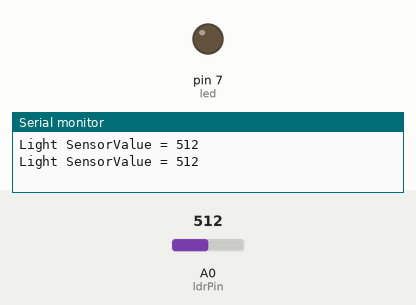
Recording of a sketch running on a simulated Arduino Uno, built with avr-gcc and run on an emulated ATmega328P. Shown: output pins drawn as LEDs (lit = HIGH), the last lines printed to the serial monitor. Inputs (shaded band) come from the test bench; at power-on: A0 (ldrPin) = 512.

Above: at 1.8 s.
1.9 s: A0 (ldrPin) set to 32
4.2 s: A0 (ldrPin) set to 27
At 7.0 s:
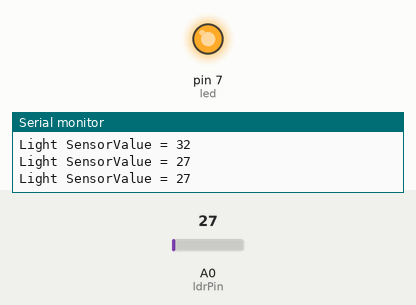
7.5 s: A0 (ldrPin) set to 122
At 9.3 s:
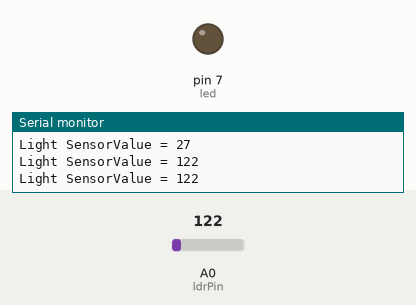
10.5 s: A0 (ldrPin) set to 20
At 12.9 s:
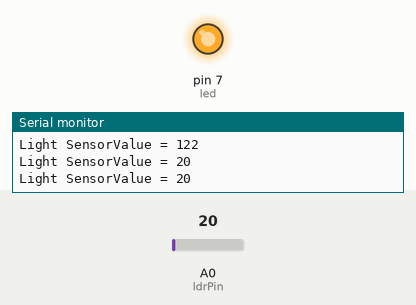
Timing chart, 0 to 14.4 s (numbered marks = the images above; inputs shaded):
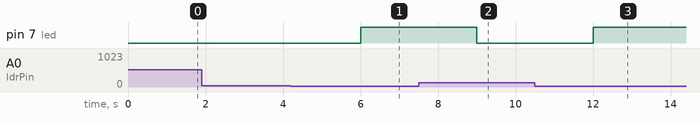

Measured:
- the behaviour switches between 30 and 29 on A0 (ldrPin) (found by bisection; images 0 and 1)
- after the input at 4.2 s, pin 7 (led): LOW → HIGH after 1.8 s
- after the input at 7.5 s, pin 7 (led): HIGH → LOW after 1.5 s
- after the input at 10.5 s, pin 7 (led): LOW → HIGH after 1.5 s

The sketch:

Basic_Street_Light_Sensor.ino
```cpp
int ldrPin = A0;
int led = 7;
int threshold = 30;

void setup() {
  Serial.begin(9600);//9600 bits per sec
  pinMode(led,OUTPUT);

}

void loop() {
  int data = analogRead(ldrPin);
  Serial.print("\n");
  Serial.print("Light Sensor");
  Serial.print("Value = ");
  Serial.print(data);
  delay(1000);
  if(data < threshold)
  {
    digitalWrite(led, HIGH);
    //delay(10);

  }
  else{
    digitalWrite(led, LOW);
  }
}
```
